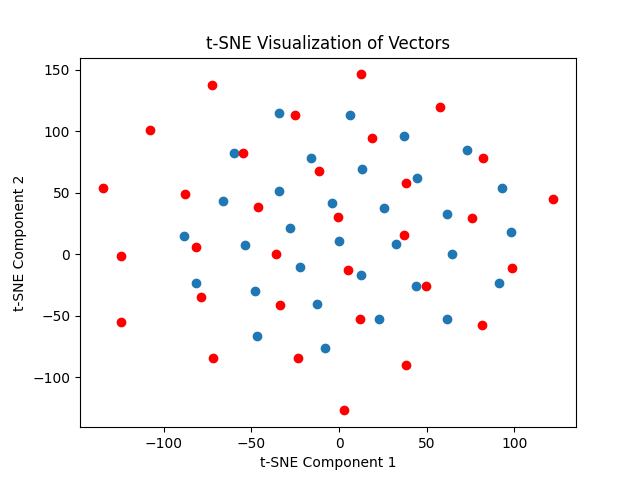

This chart was generated by the following Python code:
# import torch
# import torch.nn as nn
# import time

# class RandomLabelToHiddenStatus(nn.Module):
#     def __init__(self, input_dim, output_dim):
#         super(RandomLabelToHiddenStatus, self).__init__()
#         # 定义网络层
#         self.fc1 = nn.Linear(input_dim, 512)  # 第一个全连接层
#         self.fc2 = nn.Linear(512, 512)       # 第二个全连接层
#         self.fc3 = nn.Linear(512, output_dim) # 第三个全连接层，输出维度匹配Transformer的隐藏状态

#     def forward(self, x):
#         # 定义前向传播
#         x = torch.relu(self.fc1(x))
#         x = torch.relu(self.fc2(x))
#         x = self.fc3(x)  # 不应用激活函数，因为Transformer的隐藏状态可以是任何值
#         return x

# # 输入维度是100，输出维度是197*386
# input_dim = 100
# output_dim = 197 * 386

# # 创建模型实例
# model = RandomLabelToHiddenStatus(input_dim, output_dim)

# # 创建一个随机标签的输入张量，大小为32x100
# random_labels = torch.randint(0, 100, (32, input_dim)).float()
# random_labels = random_labels.to(1)

# # 通过模型获取隐藏状态
# model.to(1)
# time.sleep(20)
# hidden_states = model(random_labels)

# # 调整隐藏状态的形状以匹配Transformer的期望输入，即32x197x386
# hidden_states = hidden_states.view(32, 197, 386)

# print(hidden_states.shape)  # 输出应该是torch.Size([32, 197, 386])

# import torch

# # 假设我们有一个包含形状为 1 的张量的元组
# tensors = (torch.tensor([1.0]), torch.tensor([2.0]), torch.tensor([3.0]))
# weight = torch.tensor([2,3,4], dtype=torch.float)

# cat_tensor = torch.cat(tensors)
# s = torch.sum(weight*cat_tensor)

# print("Concatenated Tensor:\n", cat_tensor)
# print(s)

# import torch.optim as optim
# import torch

# # 假设我们有一个模型
# model = torch.nn.Linear(20, 50)

# # 创建第一个优化器
# optimizer = optim.SGD(model.parameters(), lr=0.01, momentum=0.9)

# # 执行一些训练步骤...

# # 现在创建第二个优化器，可能与第一个优化器有不同的参数
# pseudo_optimizer = optim.SGD(model.parameters(), momentum=0.99)

# # 将第一个优化器的状态复制到第二个优化器
# pseudo_optimizer.load_state_dict(optimizer.state_dict())

# # 此时，pseudo_optimizer 将具有与 optimizer 相同的学习率和其他设置
# print("Learning rate:", pseudo_optimizer.param_groups[0]['lr'])

# import torch
# import torch.nn as nn
# import torch.nn.functional as F

# # 定义一个简单的模型
# class SimpleModel(nn.Module):
#     def __init__(self):
#         super(SimpleModel, self).__init__()
#         self.fc1 = nn.Linear(10, 5)
#         self.fc2 = nn.Linear(5, 2)

#     def forward(self, x):
#         x = F.relu(self.fc1(x))
#         x = self.fc2(x)
#         return x

# # 创建模型实例
# model = SimpleModel()

# # 创建数据和目标
# x = torch.randn(1, 10, requires_grad=True)
# y = torch.tensor([1], dtype=torch.long)

# # 前向传播
# output = model(x)

# # 计算损失
# criterion = nn.CrossEntropyLoss()
# loss = criterion(output, y)

# # 第一次反向传播，保留计算图
# loss.backward(retain_graph=True)

# # 打印第一次梯度
# print("First-order gradients:")
# for name, param in model.named_parameters():
#     if param.grad is not None:
#         print(f"{name}: {param.grad}")

# # 假设我们需要计算Hessian矩阵的近似，进行第二次反向传播
# # 这里只是一个示例，实际上计算Hessian需要更复杂的步骤
# hessian_vector_product = torch.autograd.grad(
#     outputs=output,
#     inputs=x,
#     grad_outputs=torch.ones_like(output),
#     create_graph=True,
#     retain_graph=True
# )[0]

# # 打印Hessian向量乘积的结果
# print("\nHessian-vector product:")
# print(hessian_vector_product)

# # 清理不再需要的计算图
# del hessian_vector_product

# # 进行第二次反向传播，如果需要
# loss.backward()

# # 打印第二次梯度
# print("Second-order gradients:")
# for name, param in model.named_parameters():
#     if param.grad is not None:
#         print(f"{name}: {param.grad}")

# class GradientRescaleFunction(torch.autograd.Function):
#     @staticmethod
#     def forward(ctx, input, weight):
#         ctx.save_for_backward(input)
#         ctx.gd_scale_weight = weight
#         output = input
#         return output
    
#     @staticmethod
#     def backward(ctx, grad_output):
#         input = ctx.saved_tensors
#         grad_input = grad_weight = None
#         if ctx.needs_input_grad[0]:
#             grad_input = ctx.gd_scale_weight * grad_output
#         return grad_input, grad_weight


# gradient_rescale = GradientRescaleFunction.apply

# x = torch.tensor([1,2,3], dtype=torch.float, requires_grad=True)
# z = x*x
# # z = gradient_rescale(z, 0.5)
# l = torch.sum(z)
# l.backward()
# print(x.grad)

import torch
import time

# # 一个包含PyTorch张量的元组
# tensors = (torch.tensor(1), torch.tensor(2), torch.tensor(3), torch.tensor(4))

# # 求和
# total = sum(tensors)  # 直接使用sum，因为PyTorch重载了sum函数

# print(total)  # 输出: tensor(10)

# class A(nn.Module):
#     def __init__(self,):
#         super(A, self).__init__()
#         self.l1 = nn.Linear(5,2)
#         self.c1 = nn.Linear(2,1)
#         self.l2 = nn.Linear(2,2)
#         self.c2 = nn.Linear(2,1)

#     def forward(self, x):
#         z = self.l1(x)
#         c1 = self.c1(z)
#         z = self.l2(z)
#         c2 = self.c2(z)
#         return c1, c2
    
# a = A()
# t = torch.tensor([1, 2,3,4,5], dtype=torch.float32)
# y = a(t)
# y.backward()
# for n, p in a.named_parameters():
#     print(n, p.grad)
# q = torch.tensor([4,5,6,7,8], dtype=torch.float32)
# y = a(q)
# y.backward()
# for n, p in a.named_parameters():
#     print(n, p.grad)


# hidden_states = torch.rand(12,13,14)
# a = torch.rand(12,13,14)
# print(hidden_states)
# a[:, 0] = hidden_states[:, 0]
# print(a)

# from trainer.generator.generator import Generator_CIFAR, Generator_LATENT

# g = Generator_LATENT()
# g.train()
# g.to(2)
# op = torch.optim.Adam(g.parameters(), lr=1e-2, betas=(0.9, 0.999), eps=1e-08, amsgrad=False)

# for _ in range(200):
#     y = torch.randint(0, 100, (32,)).to(2)
#     gen_latent, eps = g(y, )
#     loss = g.diversity_loss(eps, gen_latent)
#     loss.backward()
#     print(loss.item())
#     op.step()

# a = (torch.tensor([10, 20]), )
# print(sum(a[:-1]))

# x = torch.tensor([1,2,3,4,5], dtype=torch.float32)
# a = A()
# a.train()
# c1, c2 = a(x)

# c1.backward(retain_graph=True)
# for n, p in a.named_parameters():
#     print(n, p.grad)
# c2.backward()
# # print(x.grad)
# for n, p in a.named_parameters():
#     print(n, p.grad)
# import copy
# device = 'cpu'
# # mean = torch.tensor([0.5070751592371323, 0.48654887331495095, 0.4409178433670343], dtype=torch.float32).to(device)
# # std = torch.tensor([0.2673342858792401, 0.2564384629170883, 0.27615047132568404], dtype=torch.float32).to(device)
# images = torch.randint(0, 256, (2, 3, 32, 32)).float()
# images = images.view(-1, 3, 32, 32) / 255
# clone = copy.deepcopy(images)
# images_reshaped = images.view(-1, 3, 32, 32) / 255
# a = torch.nn.functional.interpolate(images_reshaped, size=(224,224), mode='bilinear', align_corners=False)


# a = (a-mean.view(1,3,1,1))/std.view(1,3,1,1)

# print(a.shape)


# from torchvision import transforms
# import numpy as np

# transform = transforms.Compose([
#         transforms.Resize((224, 224)),
#         transforms.Normalize(
#             (0.5070751592371323, 0.48654887331495095, 0.4409178433670343), \
#             (0.2673342858792401, 0.2564384629170883, 0.27615047132568404)
#         ),
#     ])

# transform2 = transforms.Compose([
#         transforms.ToTensor(),
#         transforms.Resize((224, 224)),
#         transforms.Normalize(
#             (0.5070751592371323, 0.48654887331495095, 0.4409178433670343), \
#             (0.2673342858792401, 0.2564384629170883, 0.27615047132568404)
#         ),
#     ])



# images_transformed = [transform(image) for image in images]
# images_transformed1 = np.stack(images_transformed, axis=0, dtype=np.float32)


# images = images.numpy()
# images = np.reshape(images, (-1, 3, 32, 32)).transpose(0, 2, 3, 1)
# images_transformed = [transform2(image) for image in images]
# images_transformed2 = np.stack(images_transformed, axis=0, dtype=np.float32)


# # print(a.numpy()-images_transformed)
# # print(a.numpy())
# print(np.array_equal(images_transformed1, images_transformed2))

# for _ in range(10):
#     a = torch.rand(3750, 197, 384).to('cuda:0')
#     print(torch.std(a, [0,2]))

# torch.manual_seed(1024)
# torch.cuda.manual_seed(0)
# torch.cuda.manual_seed_all(0)
# print(torch.rand(1))
# print(torch.rand(1))
# from test_1 import t
# t()

# import torch.nn as nn
# import gc

# class A(nn.Module):
#     def __init__(self, *args, **kwargs) -> None:
#         super(A, self).__init__()
#         self.l = nn.Linear(1000, 10000)

# a = A()
# a.to(torch.device('cuda:2'))
# print('gpu')
# time.sleep(10)
# a.cpu()
# print('cpu')
# del a
# torch.cuda.empty_cache()
# gc.collect()
# time.sleep(30)



# from transformers import TFBertForPreTraining

# # 模型的路径，包含 ckpt.data 文件
# model_path = "/data/qvlehao/FL-EE/models/google-bert/bert-12-uncased/bert_model.ckpt.data-00000-of-00001"  # 替换为你的模型路径

# # 加载 TensorFlow 模型
# tf_model = TFBertForPreTraining.from_pretrained(model_path)

# import torch

# from transformers import BertModel

# # 将 TensorFlow 模型转换为 PyTorch 模型
# model = BertModel.from_pretrained(tf_model)
# # 保存模型
# model.save_pretrained("models/google-bert/bert-12-uncasedpytorch_model.bin")

# coding=utf-8
 
"""Convert BERT checkpoint."""
 
 
# import argparse
# import logging
 
# import torch
 
# a = torch.tensor([1.0,2.0], dtype=torch.float32, requires_grad=True)
# b = torch.tensor([3.0,4.0], dtype=torch.float32, requires_grad=True)
# c = torch.sum(a+b)
# c.backward()
# print(b.grad)


# from transformers import BertConfig, BertForPreTraining, load_tf_weights_in_bert
 
 
# logging.basicConfig(level=logging.INFO)
 
 
# def convert_tf_checkpoint_to_pytorch(tf_checkpoint_path, bert_config_file, pytorch_dump_path):
#     # Initialise PyTorch model
#     config = BertConfig.from_json_file(bert_config_file)
#     print("Building PyTorch model from configuration: {}".format(str(config)))
#     model = BertForPreTraining(config)
 
#     # Load weights from tf checkpoint
#     load_tf_weights_in_bert(model, config, tf_checkpoint_path)
 
#     # Save pytorch-model
#     print("Save PyTorch model to {}".format(pytorch_dump_path))
#     torch.save(model.state_dict(), pytorch_dump_path)
 
 
# if __name__ == "__main__":
#     parser = argparse.ArgumentParser()
#     # Required parameters
#     parser.add_argument(
#         "--tf_checkpoint_path", default='/data/qvlehao/FL-EE/models/google-bert/bert-12-uncased/bert_model.ckpt', type=str, help="Path to the TensorFlow checkpoint path."
#     )
#     parser.add_argument(
#         "--bert_config_file",
#         default='/data/qvlehao/FL-EE/models/google-bert/bert-12-uncased/bert_config.json',
#         type=str,
#         help="The config json file corresponding to the pre-trained BERT model. \n"
#         "This specifies the model architecture.",
#     )
#     parser.add_argument(
#         "--pytorch_dump_path", default='pytorch_model.bin', type=str,  help="Path to the output PyTorch model."
#     )
#     args = parser.parse_args()
    
#     convert_tf_checkpoint_to_pytorch(args.tf_checkpoint_path, args.bert_config_file, args.pytorch_dump_path)

# import pickle as pkl

# for i in range(120):
#     with open(f"dataset/cifar100-224-d03-0.1/train/{i}.pkl", 'rb') as f:
#         l = pkl.load(f, encoding='bytes')
#         l = len(l[b'data'])
#         print(l)

import torch

from transformers import AutoTokenizer
from dataset.utils.dataset_utils import load_tsv, load_np, load_pkl
from utils.dataloader_utils import load_dataset_loader
from utils.modelload.bert import *
import copy, argparse
from dataset import (
    get_cifar_dataset,
    get_glue_dataset
)
from utils.train_utils import AdamW

device=1

def adapt_batch(data):
    batch = {}
    for key in data.keys():
        batch[key] = data[key].to(device)
    label = batch['labels'].view(-1)
    return batch, label

parser = argparse.ArgumentParser()
args = parser.parse_args()
args.total_num=120

config_path = 'models/google-bert/bert-base-uncased'
pre_model = Model.from_pretrained(pretrained_model_name_or_path=config_path)
eq_config = copy.deepcopy(pre_model.config)
        

eq_config.num_hidden_layers = 12

eq_exit_config = ExitConfig(eq_config, num_labels=2, exits=(2,5,8,11), policy='base', alg='exclusivefl') 
model = ExitModel(eq_exit_config)
model.load_state_dict(pre_model.state_dict(), strict=False)
model.to(device)

tokenizer = AutoTokenizer.from_pretrained(
        'models/google-bert/bert-12-uncased',
        padding_side="right",
        model_max_length=128,
        use_fast=False,
    )

train_dataset = get_glue_dataset(args=args, path=f'dataset/glue/sst2/train/', eval_valids=True)
loader_train = torch.utils.data.DataLoader(train_dataset, batch_size=32, shuffle=False, collate_fn=None)
print(len(train_dataset))

valid_dataset = get_glue_dataset(args=args, path=f'dataset/glue/sst2/valid/', eval_valids=True)
loader_valid = torch.utils.data.DataLoader(valid_dataset, batch_size=32, shuffle=True, collate_fn=None)
print(len(valid_dataset))

test_dataset = get_glue_dataset(args=args, path=f'dataset/glue/sst2/test.pkl')
loader_test = torch.utils.data.DataLoader(test_dataset, batch_size=32, shuffle=True, collate_fn=None)
print(len(test_dataset))


# param_optimizer = list(model.named_parameters())
# no_decay = ['bias', 'gamma', 'beta']
# optimizer_grouped_parameters = [
#     {'params': [p for n, p in param_optimizer if not any(nd in n for nd in no_decay)],
#     'weight_decay_rate': 0.01},
#     {'params': [p for n, p in param_optimizer if any(nd in n for nd in no_decay)], 'weight_decay_rate': 0.0}
# ]
# optim = AdamW(params=optimizer_grouped_parameters, lr=1e-4, betas=(0.9, 0.999), eps=1e-08)
optim = torch.optim.SGD(params=model.parameters(), lr=3e-5, momentum=0.9, weight_decay=1e-4)

loss_func = nn.CrossEntropyLoss()
for epoch in range(100):
    batch_loss = []
    model.train()
    # param_optimizer = list(model.named_parameters())
    # no_decay = ['bias', 'gamma', 'beta']
    # optimizer_grouped_parameters = [
    #     {'params': [p for n, p in param_optimizer if not any(nd in n for nd in no_decay)],
    #     'weight_decay_rate': 0.01},
    #     {'params': [p for n, p in param_optimizer if any(nd in n for nd in no_decay)], 'weight_decay_rate': 0.0}
    # ]
    # optim = torch.optim.Adam(params=optimizer_grouped_parameters, lr=1e-4*(0.99)**epoch, betas=(0.9, 0.999), eps=1e-08)
    optim = torch.optim.SGD(params=model.parameters(), lr=3e-5, momentum=0.9, weight_decay=1e-4)
    for idx, data in enumerate(loader_train):
        if idx == 14: break
        optim.zero_grad()

        batch, label = adapt_batch(data)

        exits_logits = model(**batch)
        
        ws = [1 for _ in range(4)]
                    
        exits_loss = ()
        for i, exit_logits in enumerate(exits_logits):
            exits_loss += (loss_func(exit_logits, label) * ws[i],)
        
        ce_loss = sum(exits_loss)
        print(ce_loss)
        # ce_loss = loss_func(exit_logits, label)
        ce_loss.backward()
        optim.step()
        batch_loss.append(ce_loss.detach().cpu().item())
    
    print(sum(batch_loss) / len(batch_loss))
    model.eval()
    correct = 0
    total = 0
    corrects = [0 for _ in range(4)]

    with torch.no_grad():
        for data in loader_test:
            batch, labels = adapt_batch(data)
            
            exits_logits = model(**batch)
            
            for i, exit_logits in enumerate(exits_logits):
                _, predicted = torch.max(exit_logits, 1)
                total += labels.size(0)
                correct += (predicted == labels).sum().item()
                corrects[i] += (predicted == labels).sum().item()
    acc = 100.00 * correct / total
    
    print(acc)
    acc_exits = [100 * c / (total/4) for c in corrects]
    print(acc, acc_exits)
    
# import torch
# import torch.nn as nn

# def kd_loss_func(pred, teacher):
#     kld_loss = nn.KLDivLoss(reduction='batchmean')
#     log_softmax = nn.LogSoftmax(dim=-1)
#     softmax = nn.Softmax(dim=1)
#     T=3
#     _kld = kld_loss(log_softmax(pred/T), softmax(teacher/T)) * T * T
#     return _kld

# a = torch.rand(1000,100)
# b = torch.rand(1000,100)
# print(kd_loss_func(a,b))